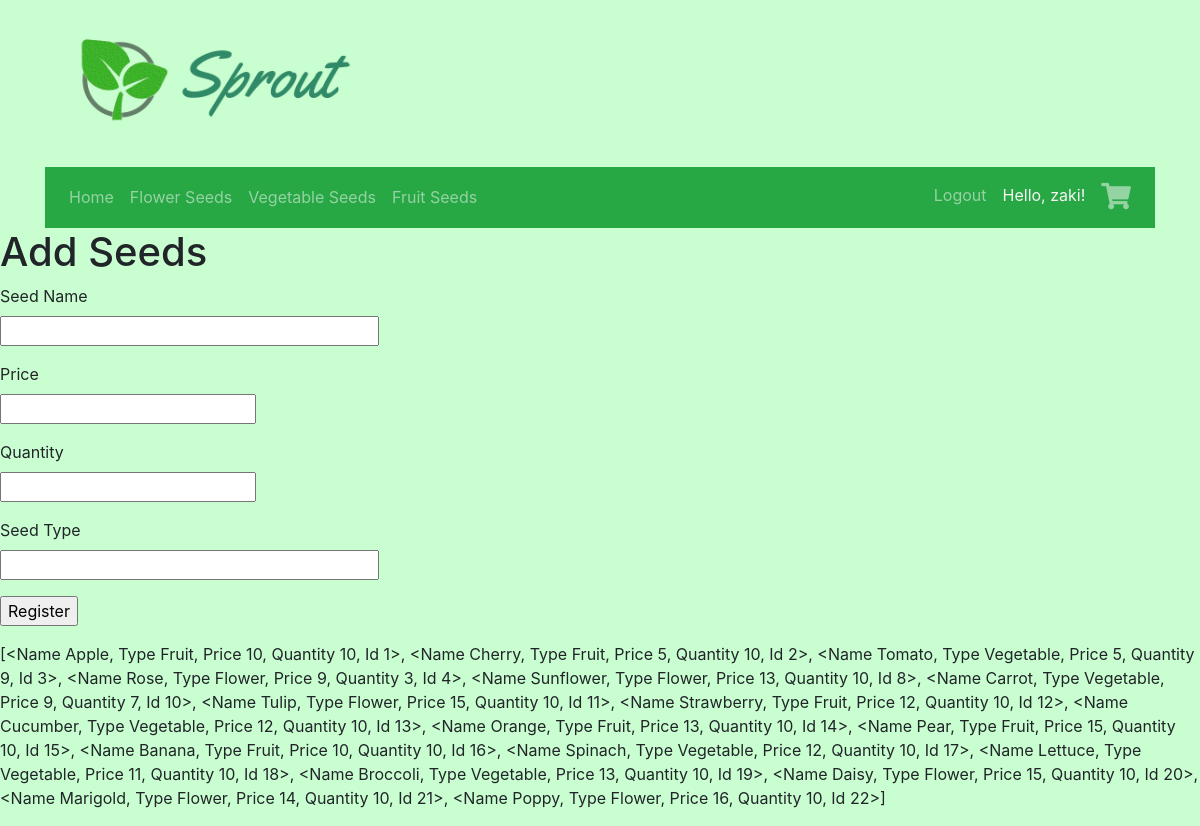
The app's page /admin (signed in), older data.
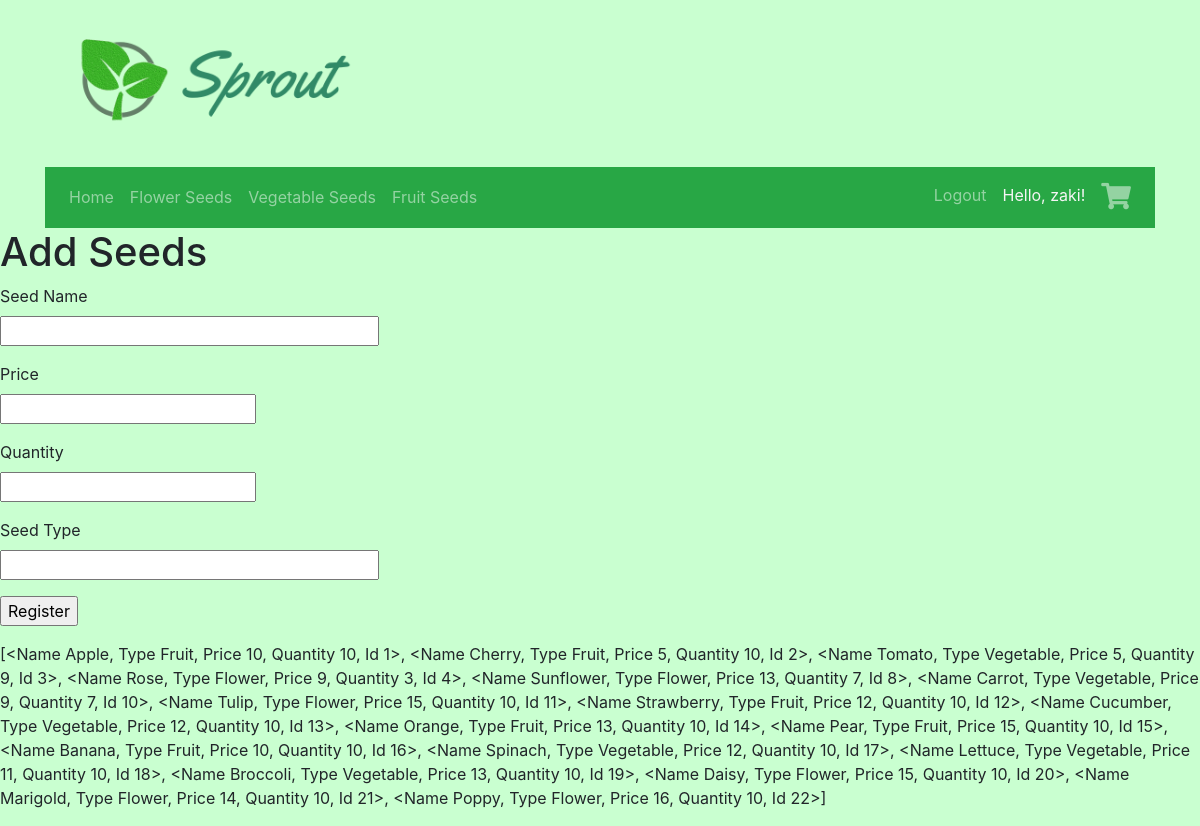
The same page, newer data.
### app/model/seed.py (models this page shows, shortened)
class Seed(db.Model):
    id = db.Column(db.Integer, primary_key=True)
    name = db.Column(db.String(50), index=True, unique=True)
    seed_type = db.Column(db.String(50), index=True)
    price = db.Column(db.Integer, index=True)
    quantity = db.Column(db.Integer, index=True)
    def __repr__(self):
        return '<Name {}, Type {}, Price {}, Quantity {}, Id {}>'.format(self.name, self.seed_type, self.price, self.quantity, self.id)
    def get_all():
        return Seed.query.all()

### app/routes/admin.py (the view)
@app.route('/admin', methods=['GET', 'POST'])
@login_required
def admin():
    return admin_controller.seedregister()

### app/model/seedform.py (shortened to what this page needs)
class SeedForm(FlaskForm):
    seedname = StringField('Seed Name', validators=[DataRequired()])
    seed_type = StringField('Seed Type', validators=[DataRequired()])
    price = IntegerField('Price', validators=[DataRequired()])
    quantity = IntegerField('Quantity', validators=[DataRequired()])
    submit = SubmitField('Register')

### app/controller/admin_controller.py (called while the page is built, shortened)
    def seedregister(self):
        form = SeedForm()
        seeddisplay = Seed.get_all()
        return render_template('admin/admin.html', title='Admin', form=form, seeddisplay=seeddisplay)

### app/model/login.py (called while the page is built)
@login.user_loader
def user_loader(id):
    user = User.get(id)
    if user is None:
        flash('You have been automatically logged out')
    return User.query.get(int(id))

    def get(id):
        return db.session.query(User).filter(User.id == id).first()

### app/templates/admin/admin.html (shortened to what this page needs)
{% extends "base.html" %}
{% block content %}
    <h1>Add Seeds</h1>
    <form action="" method="post">
        <p>
            {{ form.seedname.label }}<br>
            {{ form.seedname(size=32) }}<br>
        </p>
        <p>
            {{ form.price.label }}<br>
            {{ form.price(size=64) }}<br>
        </p>
        <p>
            {{ form.quantity.label }}<br>
            {{ form.quantity(size=32) }}<br>
        </p>
        <p>
            {{ form.seed_type.label }}<br>
            {{ form.seed_type(size=32) }}<br>
        </p>
        <p>{{ form.submit() }}</p>
    </form>
    <p>{{ seeddisplay }}</p>
{% endblock %}

Row changes from the older to the newer data that the page shows:
changed through a linked row, Seed: name+seed_type+price "…Flower, Price 13, Quantity 10, Id 8>, <Name Carrot,…" → "…Flower, Price 13, Quantity 7, Id 8>, <Name Carrot,…"
